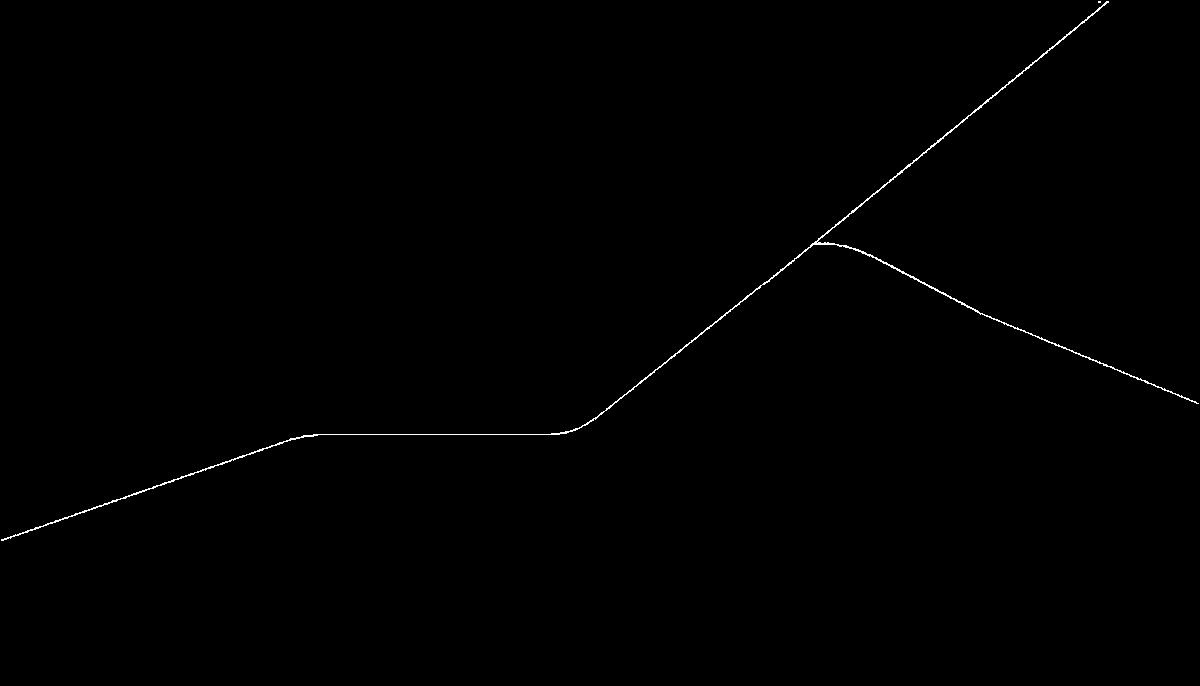
#> input picture im/xlttm/image/m.png, 1200 x 686 px
$ python process_image.py   (Python 2 division)
#> lines starting #> are read from the running program, lines starting #| are printed output that depends on the picture; after the words box and inside, x2 and y2 are one past the last pixel; in counts of white or black regions, pixels touching at a corner belong together
import cv2
import numpy as np
from matplotlib import pyplot as plt
import networkx as nx

np.set_printoptions(threshold='nan')
arr_x = []
arr_y = []
# [19 lines left out: functions write_matrix_to_textfile, ConvertMatrix, not called in this run]

def grayscale(file):
#> called with file = './image/m.png'
    image = cv2.imread(file)
#> image is the input picture: shape (686, 1200, 3); 0.35% white in thin lines or dots, all inside (x1, y1, x2, y2) = (1, 1, 1199, 541)
    gray_image = cv2.cvtColor(image, cv2.COLOR_BGR2GRAY)
    cv2.imwrite('./gray_image/gray_image.png',gray_image)
    # write_matrix_to_textfile(gray_image,"matrix.txt")
    return gray_image

# [22 lines left out: functions scan, printX, not called in this run]
def CheckFile():
    image = grayscale("./image/m.png")
    i = len(image)-1
#> i = 685
    print image.shape
#| (686, 1200)
    while i >= 0:
        for j in range(len(image[i])):
            if image[i][j] == 255:
                arr_y.append(len(image)-i-1)
                arr_x.append(j)
        i-=1
#> this loop made 686 passes
#> i on passes 1 to 3: 684, 683, 682
#> after the loop, arr_x = 2844 values, max 1198 at index 960, min 1 at index 0, mean 705.2; arr_y = 2844 values from 145 to 684; i = -1
    plt.plot(arr_x,arr_y, 'ro')
    plt.axis([0, 2000, 0, 2000])
    plt.show()
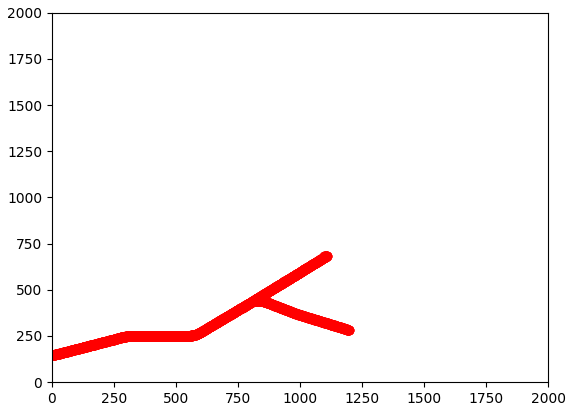
#> figure drawn by matplotlib, 1 panel
# [6 lines left out: function graph, not called in this run]

CheckFile()
